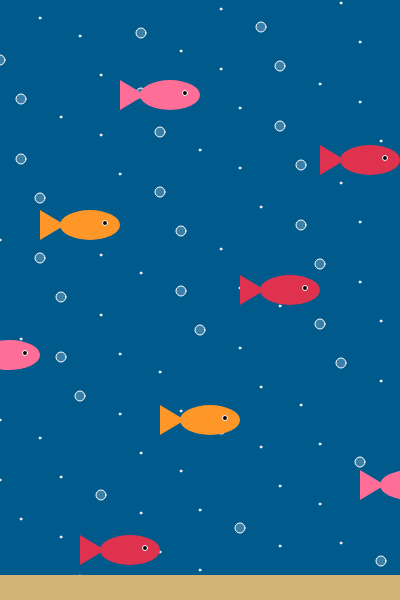
Frame 1 (no input)
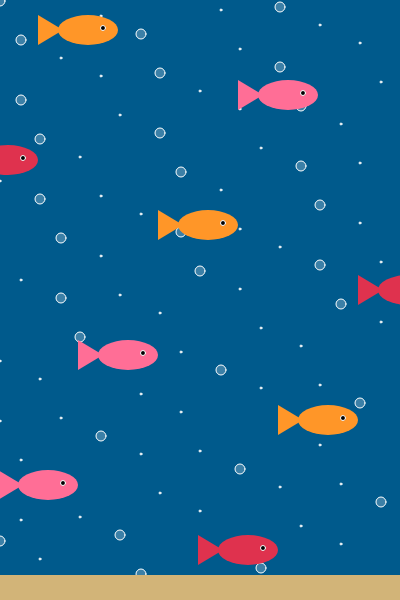
Frame 60 (no input)
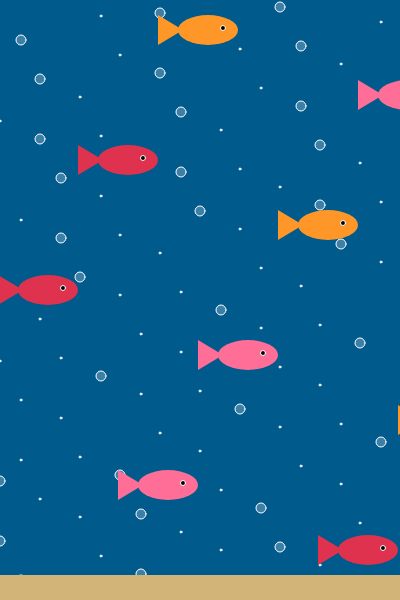
Frame 120 (the mouse pressed at the canvas centre since frame 60)

The p5.js sketch that drew these frames (run headless with seeded random() and noise() and a simulated clock; from frame 60 on, the mouse is pressed at the canvas centre):

// p5.js sketch
// ── sketch.js
let xMax = 400;
let yMax = 600;
let yBolle = 0;
let xPesci = 0;
 
function setup() {
  createCanvas(xMax, yMax);
}
 
function draw() {
  background(0, 90, 140);
 
  //bolle
  push();
  stroke(255);
  strokeWeight(1);
  for (let i = 0; i < 90; i++) {
    let sx = (i * 180) % width + i % 2;
    let sy = height - ((i * 189 + yBolle) % height);
 
    if (i % 3 == 0) {
      //1 bolla su 3 grande
      fill(255, 255, 255, 60);
      ellipse(sx, sy, 10, 10);
    } else {
      //le altre piccole
      fill(255, 255, 255, 150);
      ellipse(sx, sy, 2, 2);
    }
  }
  pop();
 
  //fondale
  strokeWeight(0);
  fill(210, 180, 120);
  rect(0, yMax - 25, xMax, 25);
 
  //pesci
  push();
  strokeWeight(0);
  for (let i = 0; i < 9; i++) {
    let py = 30 + i * 65; //altezze diverse
    let percorso = (i * 200 + xPesci) % (xMax + 80);
    let px = percorso - 30; //tutti verso destra

  if (i % 3 == 0) {
    fill(255, 150, 40); //arancione
    }else if(i%2==0) {
    fill(223,50,78); //rosso
  } else {
    fill(255, 110, 150); //rosa
  }

  //coda
  triangle(px - 25, py, px - 50, py - 15, px - 50, py + 15);

  //corpo
  ellipse(px, py, 60, 30);

  //occhio
  push();
  stroke(255);
  strokeWeight(1);
  fill(0);
  ellipse(px + 15, py - 2, 5, 5);
  pop();
}
  pop();
 
 
  yBolle = (yBolle + 1) % yMax; 
  xPesci = (xPesci + 2) % (xMax + 80);
}
 
